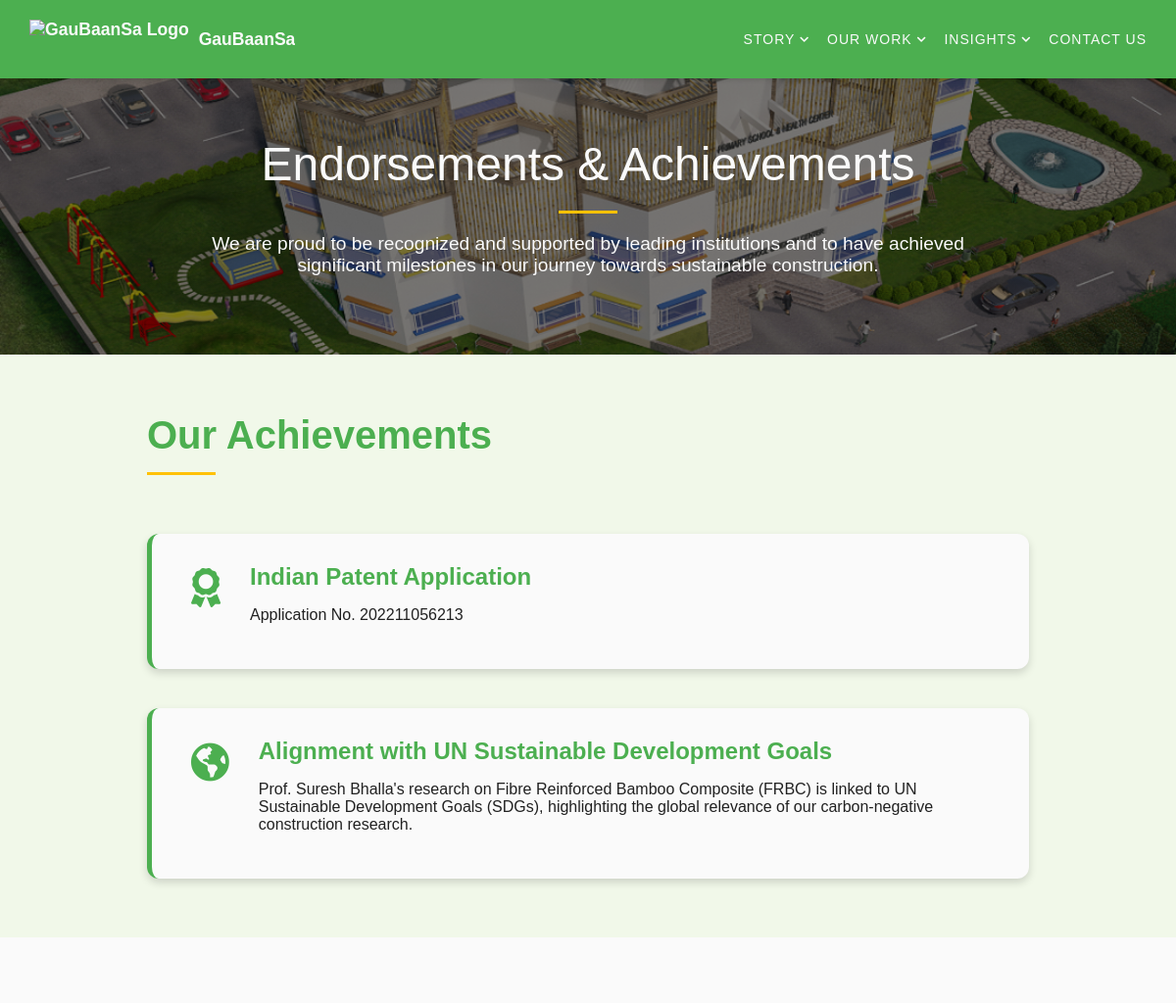
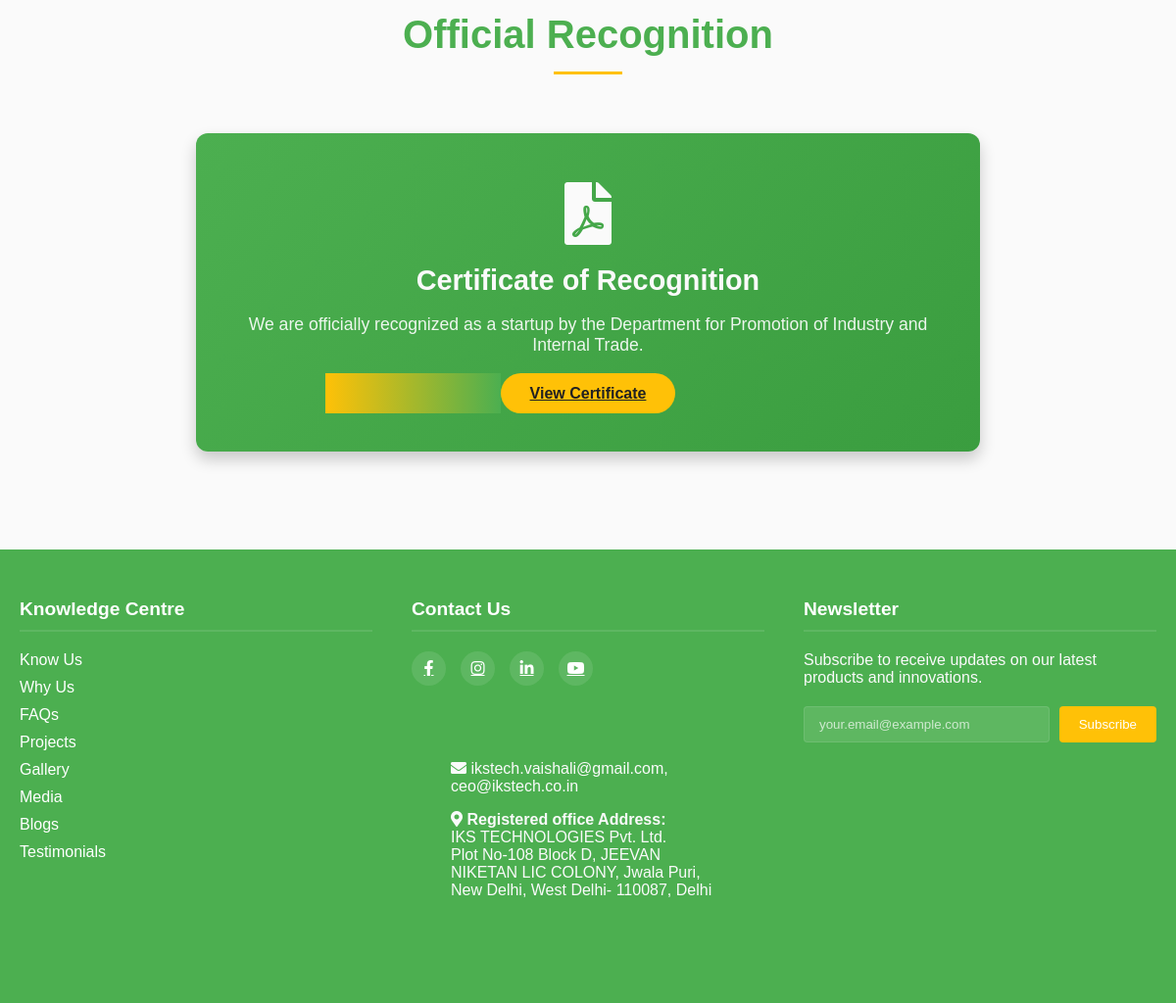
The app's page /endorsements with its own data (2 pictures, top to bottom).
### app.py (models this page shows)
class Achievement(db.Model):
    id = db.Column(db.Integer, primary_key=True)
    title = db.Column(db.String(200), nullable=False)
    description = db.Column(db.Text, nullable=False)
    icon = db.Column(db.String(100), nullable=False)

### app.py (the view)
@app.route("/endorsements")
def endorsements():
    endorsements_list = Endorsement.query.order_by(Endorsement.id).all()
    achievements_list = Achievement.query.order_by(Achievement.id).all()
    return render_template("endorsements.html", title="Endorsements & Achievements | GauBaanSa", endorsements=endorsements_list, achievements=achievements_list)

### app.py (called while the page is built)
@app.before_request
def handle_canonical_domain():
    if request.host == 'ikstech.co.in':
        new_url = request.url.replace('//ikstech.co.in', '//www.ikstech.co.in', 1)
        return redirect(new_url, code=301)

@app.context_processor
def inject_global_vars():
    return dict(
        cache_buster=int(time.time()),
        request=request,
        default_og_image=url_for('static', filename='images/logo.png', _external=True)
    )

### templates/endorsements.html (shortened to what this page needs)
{% extends "base.html" %}
{% block body_class %}has-full-hero{% endblock %}
{% block content %}
<section class="endorsements-hero">
    <div class="hero-content">
        <h1>Endorsements & Achievements</h1>
        <p>We are proud to be recognized and supported by leading institutions and to have achieved significant milestones in our journey towards sustainable construction.</p>
    </div>
</section>
    <section class="achievements-section">
        <h2>Our Achievements</h2>
        <div class="achievements-list">
            {% for achievement in achievements %}
            <div class="achievement-item">
                <i class="{{ achievement.icon }}"></i>
                <div class="achievement-text">
                    <h3>{{ achievement.title }}</h3>
                    <p>{{ achievement.description }}</p>
                </div>
            </div>
            {% endfor %}
        </div>
    </section>
    <section class="recognition-section">
        <h2>Official Recognition</h2>
        <div class="recognition-card">
            <div class="recognition-content">
                <i class="fas fa-file-pdf"></i>
                <h3>Certificate of Recognition</h3>
                <p>We are officially recognized as a startup by the Department for Promotion of Industry and Internal Trade.</p>
                <a href="{{ url_for('recognition_certificate') }}" target="_blank" class="button">View Certificate</a>
            </div>
        </div>
    </section>
{% endblock %}

### static/css/style.css (style rules this page uses)
html { box-sizing: border-box; }
*, *:before, *:after { box-sizing: inherit; }
html { scroll-behavior: smooth; }
body { font-family: 'Montserrat', Arial, sans-serif; margin: 0; padding: 0; background-color: var(--white); color: var(--text-dark); }
h1, h2, h3 { color: var(--primary); margin: 0 0 var(--spacing-md); transition: all 0.3s ease; }
h1 { font-size: 2.5em; font-weight: 300; text-align: center; position: relative; animation: fadeInUp 1s ease-out; }
h1:after { content: ''; display: block; width: 60px; height: 3px; background: var(--secondary); margin: var(--spacing-md) auto; animation: fadeIn 1.5s ease-out 0.5s both; }
h2 { position: relative; overflow: hidden; }
h3 { transition: color 0.3s ease, transform 0.3s ease; }
.button { background: var(--primary); color: var(--white); padding: var(--spacing-sm) var(--spacing-lg); border: none; border-radius: 4px; cursor: pointer; transition: all 0.3s ease; position: relative; overflow: hidden; z-index: 1; }
.button::before { content: ''; position: absolute; top: 0; left: -100%; width: 100%; height: 100%; background: linear-gradient(90deg, var(--secondary), var(--primary)); transition: left 0.3s ease; z-index: -1; }
.hero-content { max-width: 800px; animation: fadeInUp 1.2s ease-out; position: relative; z-index: 2; }

### static/css/components/_variables.css (style rules this page uses)
:root { --primary: #4CAF50; --secondary: #FFC107; --accent: #F1F8E9; --text-dark: #212121; --text-light: #757575; --white: #FAFAFA; --danger: #e74c3c; --spacing-sm: 10px; --spacing-md: 20px; --spacing-lg: 30px; --spacing-xl: 40px; --shadow-sm: 0 2px 4px rgba(0,0,0,0.1); --shadow-md: 0 4px 8px rgba(0,0,0,0.15); --shadow-lg: 0 8px 16px rgba(0,0,0,0.2); --transition: all 0.3s ease; }

### static/css/components/_base.css (style rules this page uses)
html { scroll-behavior: smooth; }
body { font-family: 'Montserrat', Arial, sans-serif; margin: 0; padding: 0; background-color: var(--white); color: var(--text-dark); }
.button { background: var(--primary); color: var(--white); padding: var(--spacing-sm) var(--spacing-lg); border: none; border-radius: 4px; cursor: pointer; transition: var(--transition); }

### static/css/components/endorsements.css (style rules this page uses)
.endorsements-hero { background: linear-gradient(rgba(0, 0, 0, 0.5), rgba(0, 0, 0, 0.5)), url('../../images/gallery/construction/finished.jpg') center/cover no-repeat; color: var(--white); text-align: center; display: flex; align-items: center; justify-content: center; padding: 140px 20px 80px; }
.endorsements-hero h1 { font-size: 3em; margin: 0 auto 20px; color: var(--white); }
.endorsements-hero p { font-size: 1.2em; max-width: 800px; margin: 0 auto; }
.endorsements-section, .achievements-section, .recognition-section { margin-bottom: 80px; }
.endorsements-section h2, .achievements-section h2, .recognition-section h2 { position: relative; text-align: center; font-size: 2.5em; margin-bottom: 60px; }
.endorsements-section h2::after, .achievements-section h2::after, .recognition-section h2::after { content: ''; display: block; width: 70px; height: 3px; background: var(--secondary); margin: 15px auto 0; }
.achievements-section { background-color: var(--accent); padding: 60px 0; }
.achievements-section h2 { max-width: 900px; margin-left: auto; margin-right: auto; text-align: left; }
.achievements-section h2::after { margin: 15px 0 0; }
.achievements-list { max-width: 900px; margin: 0 auto; display: flex; flex-direction: column; gap: 40px; }
.achievement-item { display: flex; align-items: flex-start; gap: 30px; background: var(--white); border-radius: 12px; box-shadow: var(--shadow-md); padding: 30px 40px; border-left: 5px solid var(--primary); transition: var(--transition); }
.achievement-item i { font-size: 2.5em; color: var(--primary); margin-top: 5px; }
.achievement-text { flex-grow: 1; text-align: left; }
.achievement-text h3 { font-size: 1.5em; margin-bottom: 10px; }
.recognition-card { max-width: 800px; margin: 0 auto; background: linear-gradient(135deg, var(--primary), #3a9d3f); color: var(--white); border-radius: 12px; box-shadow: var(--shadow-lg); padding: 50px; text-align: center; }
.recognition-content i { font-size: 4em; color: var(--white); margin-bottom: 20px; }
.recognition-content h3 { font-size: 1.8em; color: var(--white); margin-bottom: 15px; }
.recognition-content p { font-size: 1.1em; color: rgba(255, 255, 255, 0.9); margin-bottom: 30px; }
.recognition-content .button { background: var(--secondary); color: var(--text-dark); font-weight: bold; padding: 12px 30px; border-radius: 25px; transition: var(--transition); }

### records on screen
Achievement: title "Indian Patent Application", description "Application No. 202211056213"
Achievement: title "Alignment with UN Sustainable Development Goals", description "Prof. Suresh Bhalla's research on Fibre Reinforced Bamboo Composite (FRBC) is linked to UN Sustainable Development Goals (SDGs), highlighting the global relevance of our carbon-negative construction research."
